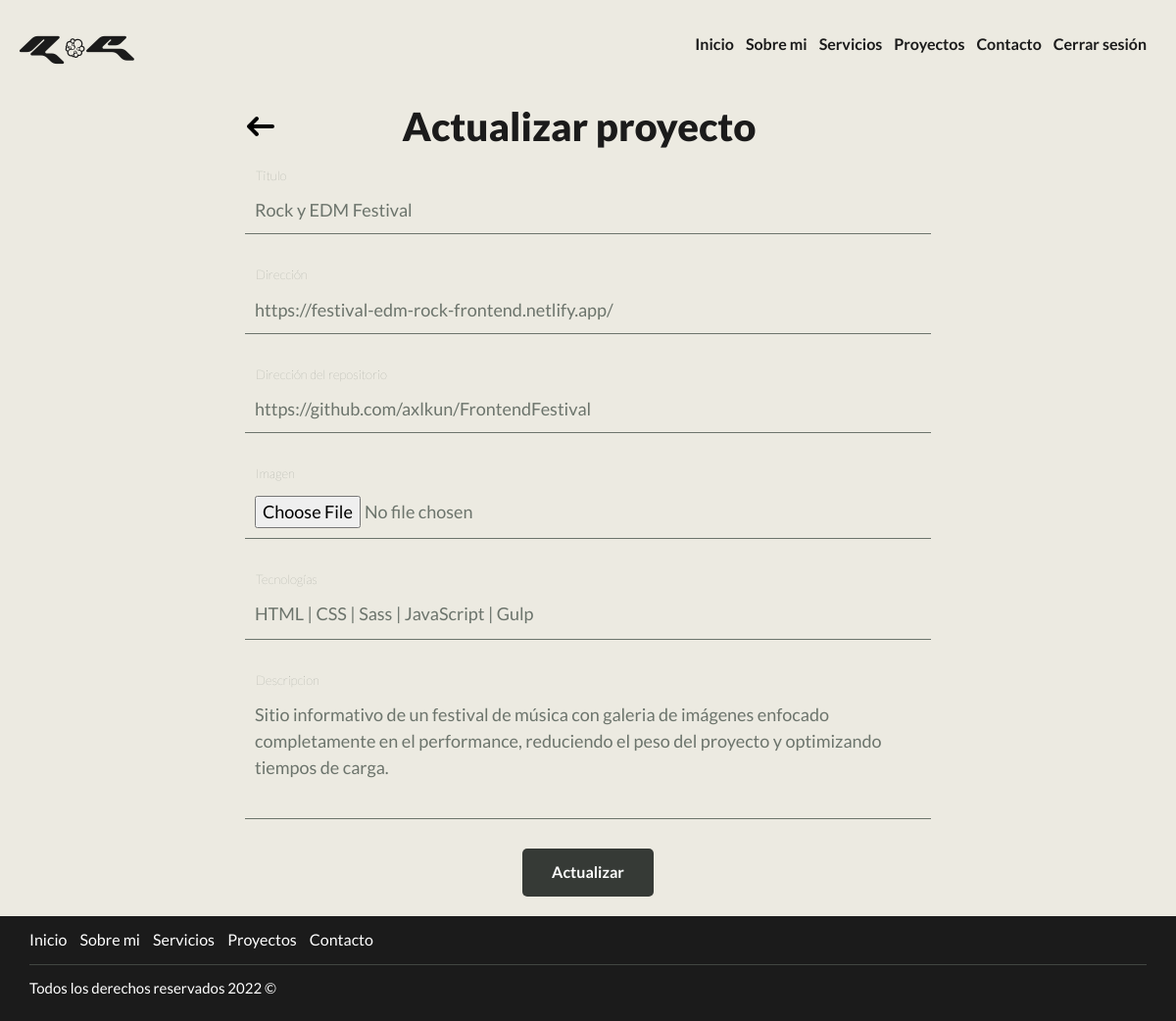
Page /admin/actualizar-proyecto.php?id=17 (signed in) on the committed database.
### tables this page shows
CREATE TABLE `proyectos` (
  `idproyectos` int NOT NULL AUTO_INCREMENT,
  `titulo` varchar(100) NOT NULL,
  `descripcion` longtext NOT NULL,
  `link` varchar(100) NOT NULL,
  `imagen` varchar(100) NOT NULL,
  `tecnologias` varchar(100) NOT NULL,
  `github` varchar(200) NOT NULL,
  PRIMARY KEY (`idproyectos`)
);

### admin/actualizar-proyecto.php (the view, shortened to what this page needs)
<?php
$db = conectarDB();
$id = $_GET['id'];
$id = filter_var($id, FILTER_VALIDATE_INT);
$query = "SELECT * FROM proyectos WHERE idproyectos = '$id'";
$consulta = mysqli_query($db,$query);
$proyecto = mysqli_fetch_assoc($consulta);
$titulo = $proyecto['titulo'];
$link = $proyecto['link'];
$github = $proyecto['github'];
$tecnologias = $proyecto['tecnologias'];
$descripcion = $proyecto['descripcion'];
?>
<section class="section-form">
    <div class="titulo-regresar">
        <a href="/admin/proyectos.php">
            <img class="regresar" src="/build/img/regresar.svg" alt="Regresar">
        </a>
        <h1>Actualizar proyecto</h1>
    </div>
    <form class="formulario-proyecto " method="POST" enctype="multipart/form-data">
        <label for="titulo">Titulo</label>
        <input name="titulo" id="titulo" type="text" placeholder="Ingresa el titulo del proyecto" value="<?php echo $titulo; ?>" required="required">
        <label for="link">Dirección</label>
        <input name="link" id="link" type="text" placeholder="Ingresa dirección del proyecto" value="<?php echo $link; ?>" required="required">
        <label for="github">Dirección del repositorio</label>
        <input name="github" id="github" type="text" placeholder="Ingresa dirección del repositorio del proyecto" value="<?php echo $github; ?>" required="required">
        <label for="imagen">Imagen</label>
        <input type="file" id="imagen" accept="image/jpeg, image/png" name="imagen">
        <label for="tecnologias">Tecnologías</label>
        <textarea name="tecnologias" id="imagen" class="txtarea-tecnologias" name="" placeholder="Ingresa las tecnologías separadas por un '|'"" required><?php echo $tecnologias; ?></textarea>
        <label for=" descripcion">Descripcion</label>
        <textarea name="descripcion" id="imagen" placeholder="Describe el proyecto" required><?php echo $descripcion; ?></textarea>
        <input class="boton" type="submit" value="Actualizar">
    </form>
</section>

### build/css/app.css (style rules this page uses)
html { -webkit-text-size-adjust:100%;line-height:1.15 }
body { margin:0 }
h1 { font-size:2em;margin:.67em 0 }
a { background-color:transparent }
img { border-style:none }
button,input,optgroup,select,textarea { font-family:inherit;font-size:100%;line-height:1.15;margin:0 }
button,input { overflow:visible }
[type=button],[type=reset],[type=submit],button { -webkit-appearance:button }
textarea { overflow:auto }
html { display:block;font-size:62.5%;scroll-behavior:smooth }
*,:after,:before { box-sizing:border-box }
body { background-color:#eceae1;font-family:Lato,sans-serif;font-size:1.6rem;line-height:1.8 }
a { text-decoration:none }
img,picture { display:block;width:100% }
h1,h2,h3 { font-family:Lato,sans-serif;font-weight:300;margin:1.5rem;text-align:center }
h1 { font-size:3.8rem }
.section-form { align-items:center;display:flex;flex-direction:column;justify-content:center;margin-bottom:2rem;min-height:calc(100vh - 90px) }
.section-form .titulo-regresar { align-items:center;display:flex;justify-content:space-between;margin:0 auto;max-width:70rem;width:90% }
.section-form .titulo-regresar .regresar { max-height:5rem;max-width:5rem }
.section-form .titulo-regresar h1 { color:#1b1b1b;font-size:4rem;font-weight:900 }
.section-form .formulario-proyecto { display:flex;flex-direction:column;margin:0 auto;max-width:70rem;width:90% }
.section-form .formulario-proyecto label { color:#6c746c;font-size:13px;font-weight:200;margin:0 0 0 11px }
@media (min-width:768px) { .section-form .formulario-proyecto label { font-size:13px } }
.section-form .formulario-proyecto input:not([type=submit]),.section-form .formulario-proyecto textarea { background-color:#eceae1;border:0;border-bottom:1px solid #6c746c;color:#6c746c;font-size:18px;font-weight:400;line-height:1.5;margin-bottom:3rem;padding:1rem }
@media (min-width:768px) { .section-form .formulario-proyecto input:not([type=submit]),.section-form .formulario-proyecto textarea { min-width:50rem } }
.section-form .formulario-proyecto textarea { max-height:8rem;resize:none }
@media (min-width:768px) { .section-form .formulario-proyecto textarea { max-height:5rem } }
.section-form .formulario-proyecto textarea:last-of-type { min-height:13rem }
@media (min-width:768px) { .section-form .formulario-proyecto textarea:last-of-type { min-height:13rem } }
.section-form .formulario-proyecto input.boton { background-color:#363a36;border:none;border-radius:.5rem;color:#fff;display:block;font-weight:700;margin:0 auto;padding:1.5rem 3rem;text-align:center;text-decoration:none }

### rows in the picture
proyectos: titulo "Rock y EDM Festival", link "https://festival-edm-rock-frontend.netlify.app/", github "https://github.com/axlkun/FrontendFestival", tecnologias "HTML | CSS | Sass | JavaScript | Gulp", descripcion "Sitio informativo de un festival de música con galeria de imágenes enfocado completamente en el performance, reduciendo el peso del proyecto y optimizando tiempos de carga."
